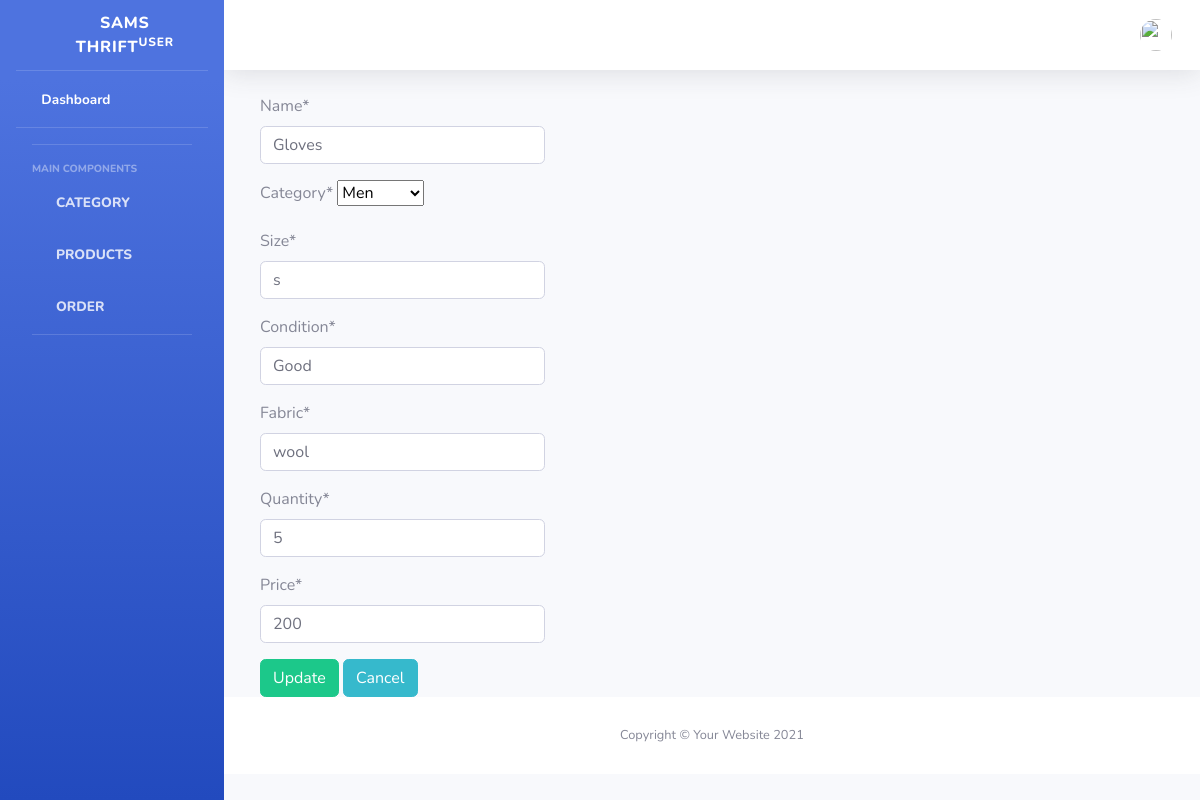
Page /product/update/11/ on the committed database.
### dashboard/models.py (models this page shows, shortened)
class Product(models.Model):
    name = models.CharField(max_length=100)
    category = models.ForeignKey(Category,on_delete=models.CASCADE)
    size = models.CharField(max_length=10)
    condition = models.CharField(max_length=50)
    fabric= models.CharField(max_length=50)
    quantity = models.PositiveIntegerField()
    price = models.PositiveIntegerField()

class Category(models.Model):
    name = models.CharField(max_length=100)
    def __str__(self):
       return self.name

### dashboard/views.py (the view)
# urls.py: path('product/update/<int:pk>/',views.product_update,name='dashboard-product-update'),
def product_update(request, pk):
    item = Product.objects.get(id=pk)
    if request.method == 'POST':
        form = ProductForm(request.POST, instance=item)
        if form.is_valid():
            form.save()
        return redirect('dashboard-product')
    else:
         form = ProductForm(instance=item)
    context = {
        'form' : form,
    }
    return render(request,'dashboard/product_update.html',context)

### dashboard/forms.py
class ProductForm(forms.ModelForm):
    class Meta:
        model = Product
        fields =['name','category','size','condition','fabric','quantity','price']

### templates/dashboard/product_update.html (shortened to what this page needs)
{% include 'partials/header.html' %}
                <div class="content">
                <div class="container-fluid">
               {% load crispy_forms_tags %}
               <form method="POST" class="col-lg-4">
                {{ form|crispy }}
               <input class="btn btn-success" type="submit" value="Update">
                <a href="{% url 'dashboard-product' %}" class="btn btn-info">Cancel</a>
            </form>
                </div>
            </div>
            {% include 'partials/footer.html' %}

### rows in the picture
Product: name "Gloves", category "Men", size "s", condition "Good", fabric "wool", quantity "5", price "200"
